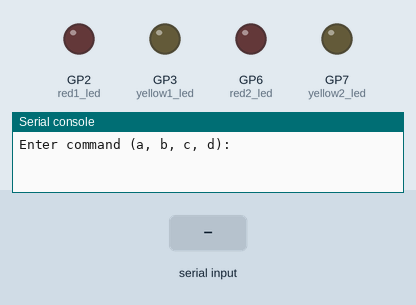
Simulated run of this program. Board: Raspberry Pi Pico running MicroPython. On the bench: output pins drawn as LEDs (lit = HIGH), the last lines printed to the serial console. Dashed ring = blinking. The test bench sets the inputs (shaded band). Threads take turns every 2 ms.

Above: at 1.2 s.
1.3 s: "a" typed at the serial console, then Enter
At 1.6 s:
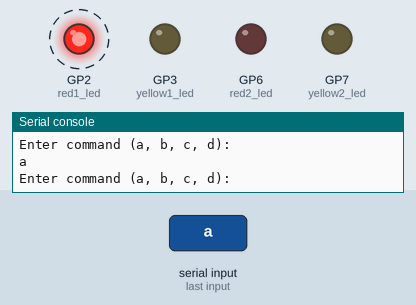
At 2.7 s:
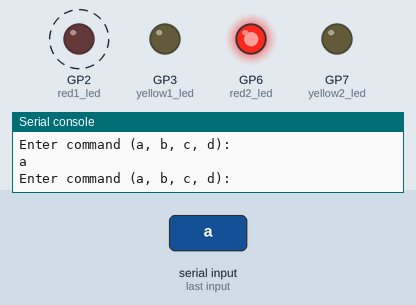
4.3 s: "b" typed at the serial console, then Enter
At 6.55 s:
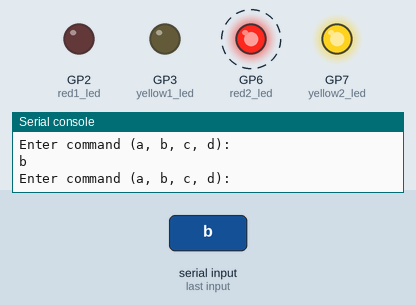
7.3 s: "c" typed at the serial console, then Enter
10.3 s: "d" typed at the serial console, then Enter
Timing chart, 0 to 14.3 s (numbered marks = the images above; inputs shaded):
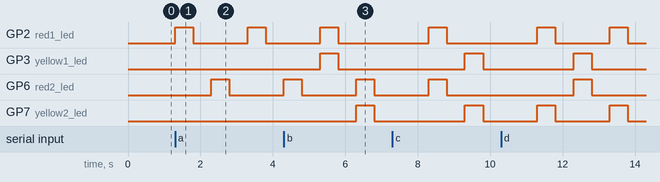

The program:

12_15_prob02.py
```python
import machine
import time
import _thread as thread

# Define GPIO pins
red1, yellow1, green1 = 2, 3, 4
red2, yellow2, green2 = 6, 7, 8

# Initialize GPIO pins
red1_led = machine.Pin(red1, machine.Pin.OUT)
yellow1_led = machine.Pin(yellow1, machine.Pin.OUT)
red2_led = machine.Pin(red2, machine.Pin.OUT)
yellow2_led = machine.Pin(yellow2, machine.Pin.OUT)

# Variable to indicate whether the LED thread is running
led_thread_running = False

def flash_red_both_directions():
    while led_thread_running:
        red1_led.value(1)
        time.sleep(0.5)
        red1_led.value(0)
        time.sleep(0.5)

        red2_led.value(1)
        time.sleep(0.5)
        red2_led.value(0)
        time.sleep(0.5)

def flash_yellow_both_directions():
    while led_thread_running:
        yellow1_led.value(1)
        time.sleep(0.5)
        yellow1_led.value(0)
        time.sleep(0.5)

        yellow2_led.value(1)
        time.sleep(0.5)
        yellow2_led.value(0)
        time.sleep(0.5)

def flash_red_horizontal_yellow_vertical():
    while led_thread_running:
        red1_led.value(1)
        red2_led.value(1)
        time.sleep(0.5)
        red1_led.value(0)
        red2_led.value(0)
        time.sleep(0.5)

        yellow1_led.value(1)
        yellow2_led.value(1)
        time.sleep(0.5)
        yellow1_led.value(0)
        yellow2_led.value(0)
        time.sleep(0.5)

def swap_directions():
    while led_thread_running:
        red1_led.value(1)
        yellow2_led.value(1)
        time.sleep(0.5)
        red1_led.value(0)
        yellow2_led.value(0)
        time.sleep(0.5)

        yellow1_led.value(1)
        red2_led.value(1)
        time.sleep(0.5)
        yellow1_led.value(0)
        red2_led.value(0)
        time.sleep(0.5)

# Main loop
while True:
    command = input("Enter command (a, b, c, d): ")

    if led_thread_running:
        led_thread_running = False  # Stop the current LED thread before starting a new one
        time.sleep(1)  # Allow some time for the thread to terminate

    if command == 'a':
        thread.start_new_thread(flash_red_both_directions, ())
        led_thread_running = True
    elif command == 'b':
        thread.start_new_thread(flash_yellow_both_directions, ())
        led_thread_running = True
    elif command == 'c':
        thread.start_new_thread(flash_red_horizontal_yellow_vertical, ())
        led_thread_running = True
    elif command == 'd':
        thread.start_new_thread(swap_directions, ())
        led_thread_running = True
    else:
        print("Invalid command. Please enter a, b, c, or d.")
```

Measured:
- after the input at 1.3 s, GP2 (red1_led): alternates HIGH for 0.50 s and LOW for 1.5 s, starting at once; GP6 (red2_led): LOW → HIGH after 1.0 s, → LOW 0.50 s later
- after the input at 4.3 s, GP3 (yellow1_led): LOW → HIGH after 1.0 s, → LOW 0.50 s later; GP7 (yellow2_led): LOW → HIGH after 2.0 s, → LOW 0.50 s later
